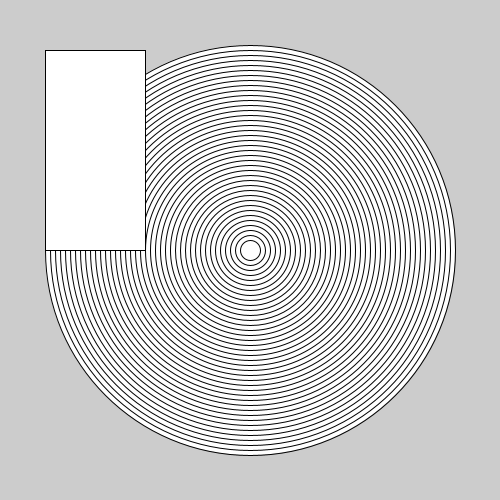
Frame 1 (no input)
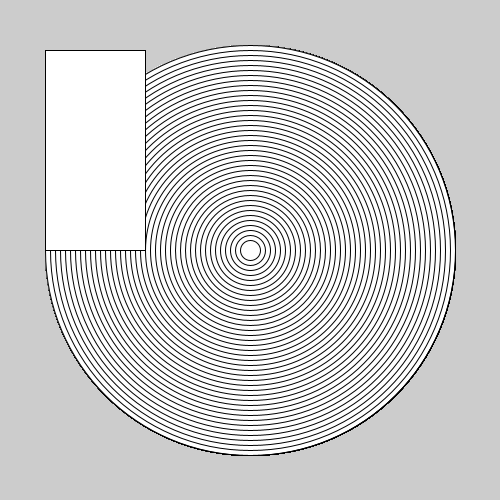
Frame 60 (the mouse pressed at the canvas centre just before this capture)
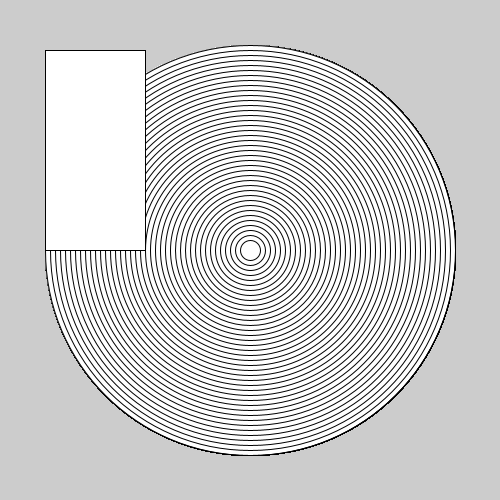
Frame 120 (the mouse held since frame 60 and released just before this capture)

The Processing sketch that drew these frames (run headless with seeded random() and noise(); from frame 60 on, the mouse is pressed at the canvas centre):

// Processing sketch: circles_pro
// ── circles_pro.pde
void setup() {
  size(500, 500);
}

void draw() {
  
  for (int i = 40; i > 0; i--) {
    ellipse(250, 250, 10 + i*10, 10 + i * 10);
  }
  
  rect(45, 50, 100, 200);
  
}
